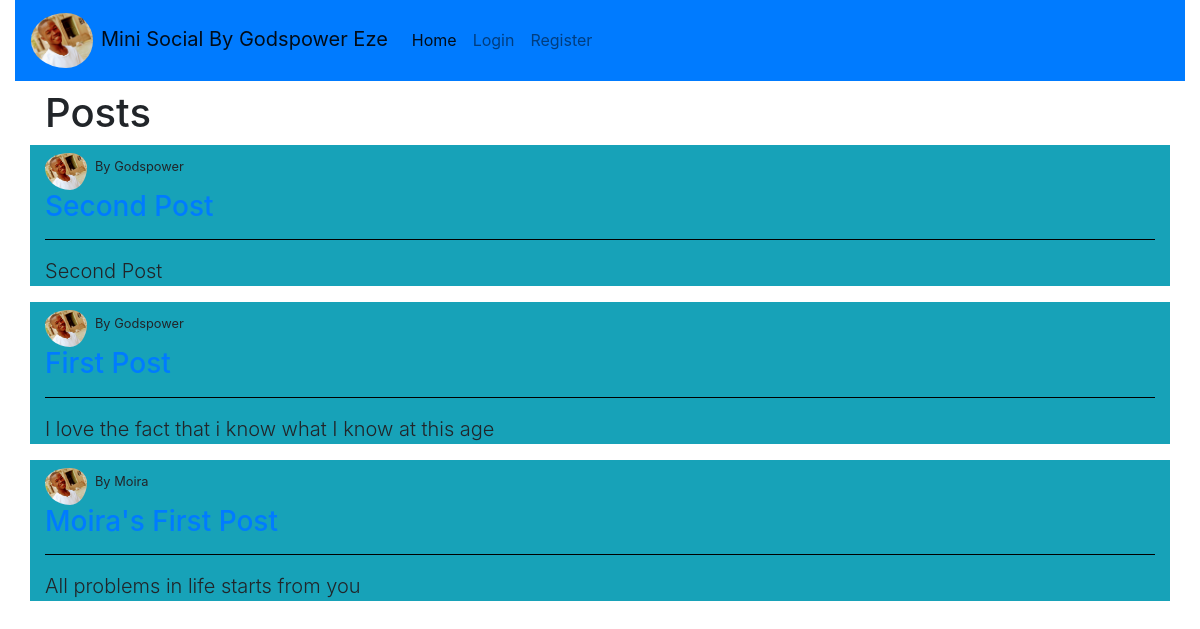
Page /home on the earlier database version.
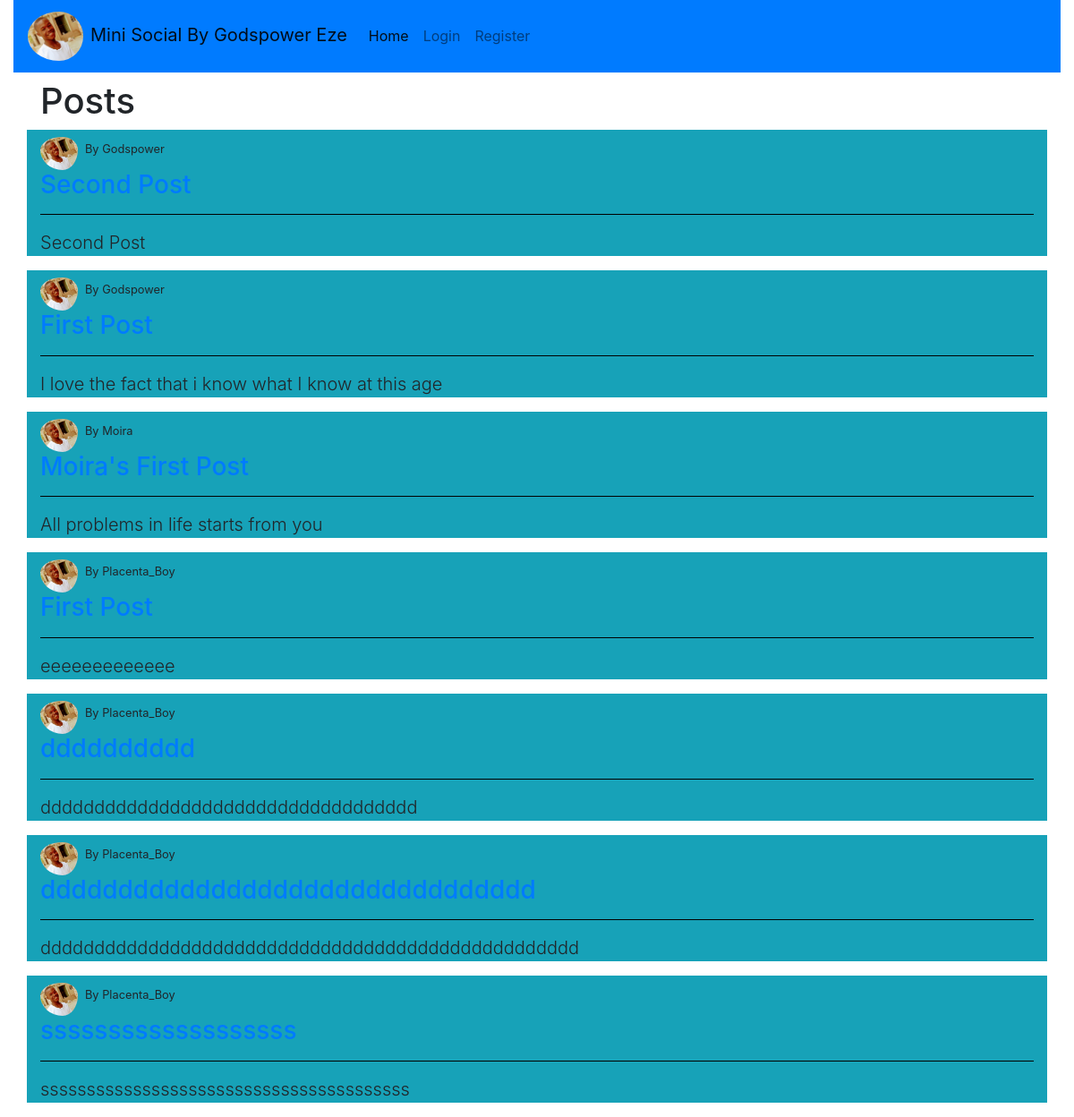
Same page on the later database version.
### socialmedia/models.py (models this page shows, shortened)
class Post(db.Model):
    id = db.Column(db.Integer, primary_key=True)
    post_image = db.Column(db.String(20), nullable=True, default='default.jpg')
    post_title = db.Column(db.String(50), nullable=False)
    post_content = db.Column(db.Text, nullable=False)
    date_posted = db.Column(db.DateTime, nullable=False, default=datetime.utcnow)
    user_id = db.Column(db.Integer, db.ForeignKey('user.id'), nullable=False)

class User(db.Model, UserMixin):
    id = db.Column(db.Integer, primary_key=True)
    username = db.Column(db.String(20), nullable=False, unique=True)
    email = db.Column(db.String(120), unique=True, nullable=False)
    profile_image = db.Column(db.String(20), nullable=False, default='default.jpg')
    password = db.Column(db.String(20), nullable=False)
    first_name = db.Column(db.String(20), nullable=True)
    last_name = db.Column(db.String(20), nullable=True)
    bio = db.Column(db.Text, nullable=True)
    gender = db.Column(db.String(20), nullable=True)
    posts = db.relationship('Post', backref='author', lazy=True)

### socialmedia/routes.py (the view)
@app.route('/')
@app.route('/home')
def home():
    post = Post.query.all()
    return render_template('home.html', post=post, title='Home')

### socialmedia/templates/home.html
{% extends 'base.html' %}
{% block content %}
<h1 class="container">
    Posts
</h1>
    {% for p in post %}
    <div class="container bg-info">
        <small class="text-right"><img class="rounded-circle pr-2 pt-2" width="50px" src="{{ url_for('static', filename='mypicture.jpg')}}">By {{p.author.username}}</small>
        <h3><a href="{{ url_for('detail_view', user_id=p.id)}}">{{ p.post_title}}</a></h3>
        <hr color="black">
    <p class="lead">
        {{ p.post_content }}
    </p>
     </div>
    {% endfor %}
{% endblock %}

### socialmedia/templates/base.html (shortened to what this page needs)
<!doctype html>
<html lang="en">
  <head>
    <link rel="stylesheet" href="{{ url_for('static', filename='css/bootstrap.min.css')}}">
  </head>
  <body class="container-fluid">
  <nav class="navbar navbar-expand-lg navbar-light bg-primary">
      <a class="navbar-brand" href="{{ url_for('home')}}"><img class="rounded-circle pr-2" width="70px" src="{{ url_for('static', filename='mypicture.jpg')}}">Mini Social By Godspower Eze</a>
      <div class="collapse navbar-collapse" id="navbarSupportedContent">
        <ul class="navbar-nav mr-auto">
          <li class="nav-item active">
            <a class="nav-link" href="{{ url_for('home')}}">Home <span class="sr-only">(current)</span></a>
          </li>
            {% if current_user.is_authenticated %}
                <li class="nav-item">
                <a class="nav-link" href="{{ url_for('account')}}">My Account</a>
                </li>
                <li class="nav-item">
                <a class="nav-link" href="{{ url_for('post_create')}}">Create Post</a>
                </li>
                <li class="nav-item">
                <a class="nav-link" href="{{ url_for('logout')}}">Logout</a>
                </li>
            {% else %}
                <li class="nav-item">
                <a class="nav-link" href="{{ url_for('login')}}">Login</a>
                </li>
                <li class="nav-item">
                <a class="nav-link" href="{{ url_for('register_user')}}">Register</a>
                </li>
            {% endif %}
        </ul>
      </div>
    </nav>
    {% block content %}
    {% endblock %}
  </body>
</html>

Differences in the rows shown:
added Post: author.username "Placenta_Boy", post_title "First Post", post_content "eeeeeeeeeeeee"
added Post: author.username "Placenta_Boy", post_title "dddddddddd", post_content "ddddddddddddddddddddddddddddddddddd"
added Post: author.username "Placenta_Boy", post_title "dddddddddddddddddddddddddddddddd", post_content "dddddddddddddddddddddddddddddddddddddddddddddddddd"
added Post: author.username "Placenta_Boy", post_title "sssssssssssssssssss", post_content "ssssssssssssssssssssssssssssssssssssssss"
